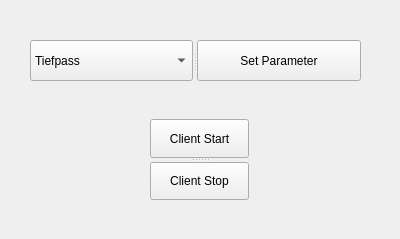
<?xml version="1.0" encoding="UTF-8"?>
<ui version="4.0">
 <class>Widget</class>
 <widget class="QWidget" name="Widget">
  <property name="geometry">
   <rect>
    <x>0</x>
    <y>0</y>
    <width>400</width>
    <height>239</height>
   </rect>
  </property>
  <property name="windowTitle">
   <string>Widget</string>
  </property>
  <property name="locale">
   <locale language="English" country="UnitedStates"/>
  </property>
  <widget class="QSplitter" name="splitter">
   <property name="geometry">
    <rect>
     <x>30</x>
     <y>40</y>
     <width>331</width>
     <height>41</height>
    </rect>
   </property>
   <property name="orientation">
    <enum>Qt::Horizontal</enum>
   </property>
   <widget class="QComboBox" name="FilterType">
    <item>
     <property name="text">
      <string>Tiefpass</string>
     </property>
    </item>
    <item>
     <property name="text">
      <string>Hochpass</string>
     </property>
    </item>
   </widget>
   <widget class="QPushButton" name="Parameter">
    <property name="text">
     <string>Set Parameter</string>
    </property>
   </widget>
  </widget>
  <widget class="QSplitter" name="splitter_2">
   <property name="geometry">
    <rect>
     <x>150</x>
     <y>119</y>
     <width>99</width>
     <height>81</height>
    </rect>
   </property>
   <property name="orientation">
    <enum>Qt::Vertical</enum>
   </property>
   <widget class="QPushButton" name="ClientButton">
    <property name="text">
     <string>Client Start</string>
    </property>
   </widget>
   <widget class="QPushButton" name="ServerButton">
    <property name="text">
     <string>Client Stop</string>
    </property>
   </widget>
  </widget>
 </widget>
 <layoutdefault spacing="6" margin="11"/>
 <resources/>
 <connections/>
</ui>
